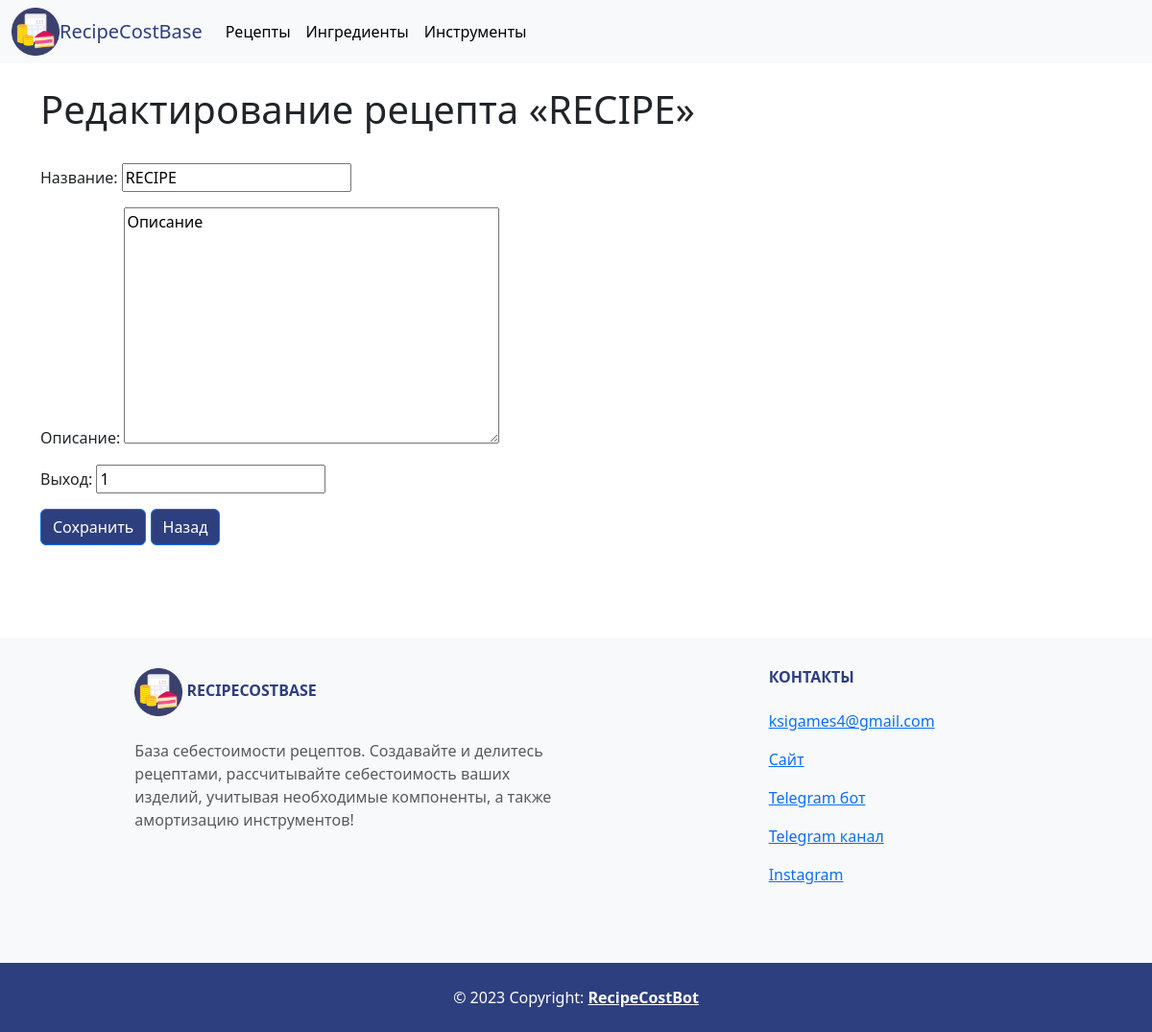
The page /core/recipe_update/2 on the database its author committed.
### core/models.py (models this page shows)
class Recipe(models.Model):
    name = models.CharField('Название', max_length=255)
    owner = models.ForeignKey(User, on_delete=models.CASCADE, null=True, blank=True)
    description = models.TextField('Описание', null=True)
    components = models.ManyToManyField(Component, blank=True, verbose_name='Ингредиенты', related_name='recipe')
    tools = models.ManyToManyField(Tool, blank=True, verbose_name='Инструменты', related_name='recipe')
    count = models.IntegerField('Выход', default=1)
    primecost = models.FloatField('Себестоимость', null=True, default=0)
    parent = models.BooleanField(default=True)
    parent_id = models.IntegerField(null=True, default=0)
    class Meta:
        verbose_name = 'Рецепт'
        verbose_name_plural = 'Рецепты'
        ordering = ('name', 'owner',)

### core/views.py (the view, shortened to what this page needs)
# urls.py: path('recipe_update/<int:pk>', views.UpdateRecipe.as_view(), name='recipe_update'),
class UpdateRecipe(UpdateView):
    model = models.Recipe
    template_name = 'core/update_recipe.html'
    form_class = forms.CreateRecipe

### core/forms.py (shortened to what this page needs)
class CreateRecipe(forms.ModelForm):
    name = forms.CharField(label='Название', min_length=2)
    description = forms.CharField(label='Описание', widget=forms.Textarea, required=False)
    class Meta:
        model = models.Recipe
        fields = ('name', 'description', 'count')

### core/templates/core/update_recipe.html (shortened to what this page needs)
{% extends "core/base.html" %}
{% block content %}
<div class="container">
    <h1>Редактирование рецепта «{{ recipe.name }}»</h1>
    <br>
    <form action="{% url 'core:recipe_update' recipe.pk %}" method="POST">
        {{ form.as_p }}
        <button type="submit" class="btn btn-primary" style="background-color: #2e3f7f; color: white;">Сохранить</button>
        <a href="{{ request.META.HTTP_REFERER }}" class="btn btn-primary" style="background-color: #2e3f7f; color: white;">Назад</a>
    </form>
    <br>
</div>
{% endblock %}

### core/templates/core/base.html (style rules this page uses)
.container { height: 125% }

### rows shown on the page
Recipe: name "RECIPE", description "Описание", count "1"
